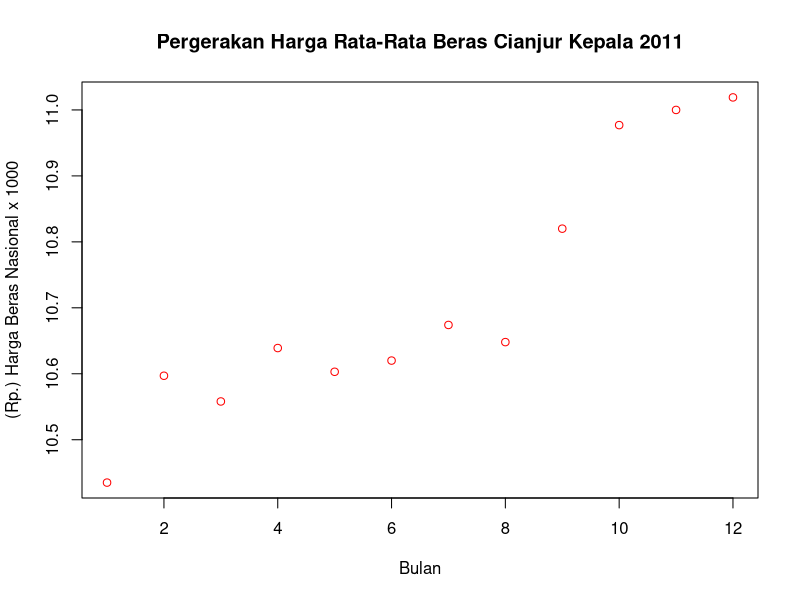
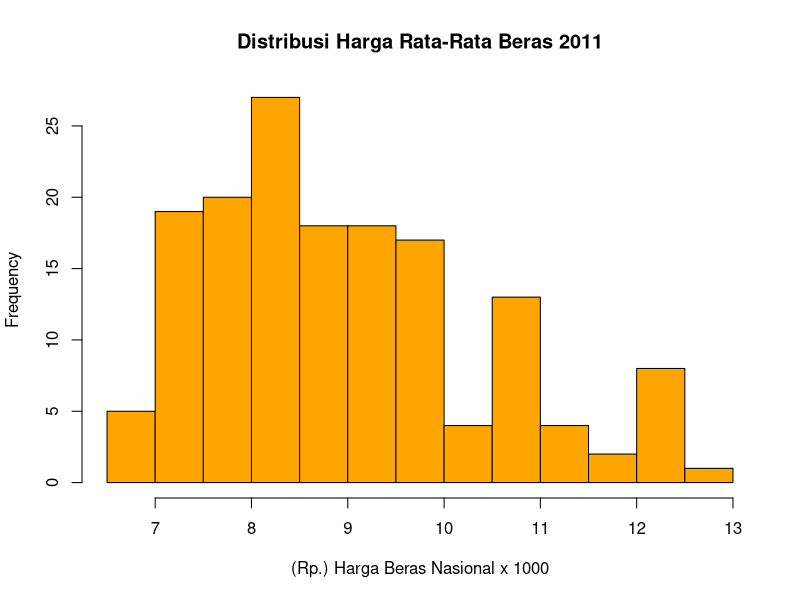
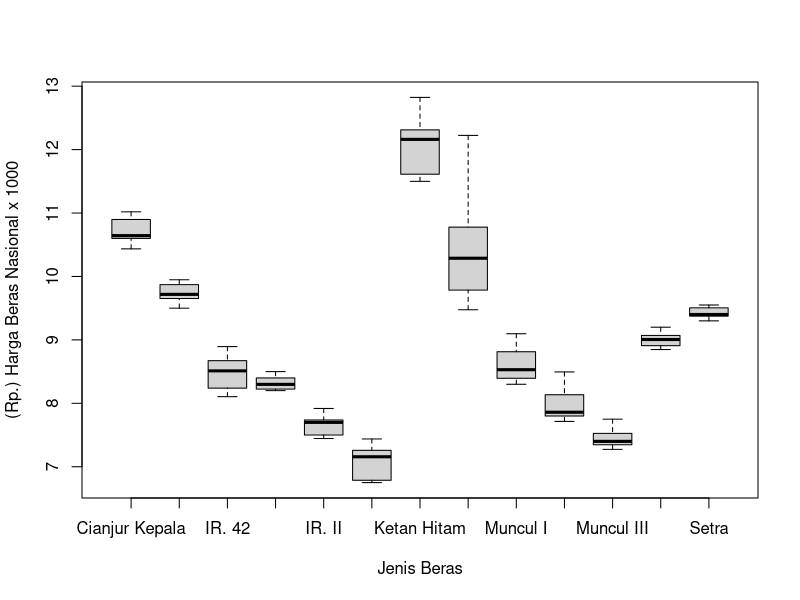
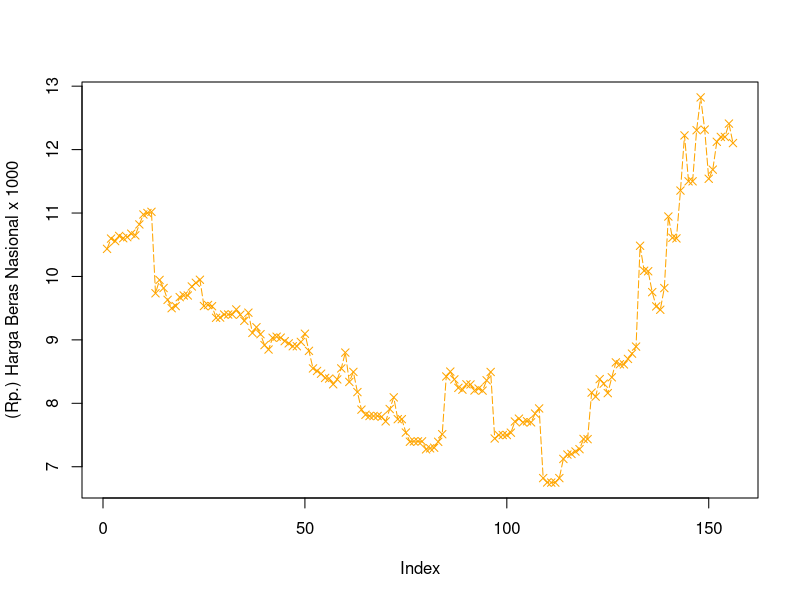

Here is the R script that generated these plots, in order:
xberas <- read.csv('./cluster_data/mikro_data_komoditas_beras/PERDAGANGAN_perkembangan_harga_rata_rata_beras_grosir_di_pasar_induk_cipinang_pic_menurut_jenis_beras_2011.csv',
                    stringsAsFactors = FALSE)
bulan <- factor(xberas$bulan, ordered=FALSE)
jenis_beras <- factor(xberas$jenis_beras, ordered=FALSE)
header <- c('bulan','jenis_beras','harga')
t_beras <- data.frame(bulan,jenis_beras,xberas$harga)
names(t_beras) <- header
sd_harga <- sd(t_beras$harga)
mean_harga <- mean(t_beras$harga)
bulan <- c('Januari','Februari','Maret','April','Mei','Juni',
           'Juli','Agustus','September','Oktober','Nopember','Desember')
m_header <- c('bulan','harga')

# Tabel per Jenis Beras
t_cianjur_kepala <- t_beras[t_beras$jenis_beras == 'Cianjur Kepala', ]
t_cianjur_kepala <- data.frame(bulan,t_cianjur_kepala$harga,
                               stringsAsFactors=FALSE)
names(t_cianjur_kepala) <- m_header

plot(t_cianjur_kepala$harga/1000,
     main='Pergerakan Harga Rata-Rata Beras Cianjur Kepala 2011',
     ylab='(Rp.) Harga Beras Nasional x 1000',
     xlab='Bulan',
     col='red',
     #type='o',
     pch=1
     #lty=5
     )

#lm_t_cianjur_kepala <- (t_cianjur_kepala$harga ~ c(1:12))
#abline(coef(lm_t_cianjur_kepala),lwd=2)

mean_t_cianjur_kepala <- mean(t_cianjur_kepala$harga)
sd_t_cianjur_kepala <- sd(t_cianjur_kepala$harga)

# Plotting GLOBAL
hist(t_beras$harga/1000,
     main='Distribusi Harga Rata-Rata Beras 2011',
     xlab='(Rp.) Harga Beras Nasional x 1000',
     col='orange',
     breaks='sturges')

plot_a <- plot(t_beras$jenis_beras, t_beras$harga/1000,
               ylab='(Rp.) Harga Beras Nasional x 1000',
               xlab='Jenis Beras',
               cex.axis=1)

plot_a <- plot(t_beras$harga/1000,
               ylab='(Rp.) Harga Beras Nasional x 1000',
               col='orange',
               type='o',
               pch=4, # Symbol
               lty=5, # Line Type
               cex.axis=1
               #xlim=c(1,24)
               )

# Graph Keseluruhan
# plot(t_beras[,c('harga','jenis_beras','bulan')])